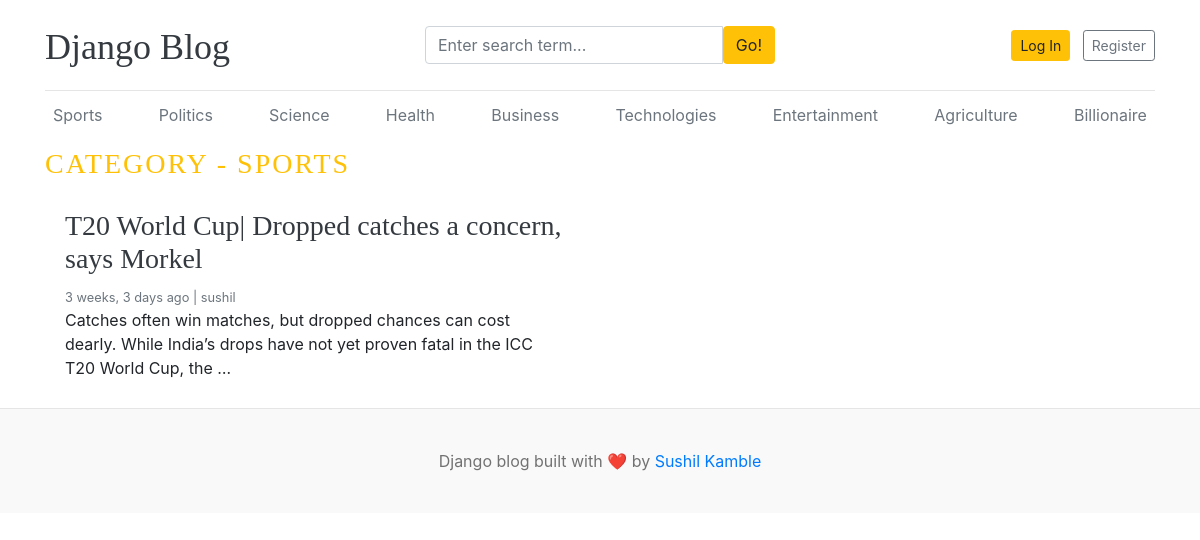
Page /category/1/ on the committed database.
### blogs/models.py (models this page shows, shortened)
class Category(models.Model):
    category_name = models.CharField(max_length=100, unique=True)
    created_at = models.DateTimeField(auto_now_add=True)
    updated_at = models.DateTimeField(auto_now=True)
    class Meta:
        verbose_name_plural = 'categories'
    def __str__(self):
        return self.category_name

class Blog(models.Model):
    title = models.CharField(max_length=100)
    slug = models.SlugField(max_length=150, unique=True, blank=True)
    category = models.ForeignKey(Category, on_delete= models.CASCADE, )
    author = models.ForeignKey(User, on_delete=models.CASCADE)
    featured_image = models.ImageField(upload_to='uploads/%Y/%m/%d')
    short_description = models.TextField(max_length=500)
    blog_body = models.TextField(max_length=2000)
    status = models.CharField(max_length=50, choices=STATUS_CHOICES, default="Draft")
    is_featured = models.BooleanField(default=False)
    created_at = models.DateTimeField(auto_now_add=True)
    updated_at = models.DateTimeField(auto_now=True)

### blogs/views.py (the view)
# urls.py: path('<int:category_id>/' , views.posts_by_category, name='posts_by_category'),
def posts_by_category(request, category_id):
    posts = Blog.objects.filter(status = 'Published', category = category_id)
    category = get_object_or_404(Category, pk = category_id)
    context = {
        'posts' : posts,
        'category' :  category,
    }
    return render(request, 'posts_by_category.html', context)

### blogs/context_processors.py (called while the page is built)
def get_categories(request):
    categories = Category.objects.all()
    return dict(categories=categories)

def get_social_links(request):
    socialLinks = SocialLinks.objects.all()
    return dict(socialLinks = socialLinks)

### templates/posts_by_category.html (shortened to what this page needs)
{% extends 'base.html' %}
{% block content %}
        <h3 class="text-uppercase text-warning" style="letter-spacing:2px">Category - {{ category }}</h3>
        <div class="row mb-2">
            {% if posts %}
            {% for post in posts %}
                <div class="col-md-6">
                    <div class="card border-0">
                        <div class="card-body">
                            <h3 ><a href="{% url 'blogs' post.slug %}" class="text-dark">{{post.title}}</a></h3>
                            <small class="mb-1 text-muted">{{post.created_at | timesince }} ago | {{post.author}}</small>
                            <p class="card-text">{{ post.short_description | truncatewords:25 }}</p>
                        </div>
                    </div>
                </div>
            {% endfor %}
            {% else %}
                <p>No Posts Found</p>
            {% endif %}
        </div>
    </div>
{% endblock %}

### templates/base.html (shortened to what this page needs)
{% load static %}
<!DOCTYPE html>
<html lang="en">
<head>
    <link href="https://getbootstrap.com/docs/4.0/dist/css/bootstrap.min.css" rel="stylesheet">
    <link href="{% static 'css/blog.css' %}" rel="stylesheet">
    <link rel="stylesheet" href="https://cdnjs.cloudflare.com/ajax/libs/
font-awesome/5.15.2/css/all.min.css" />
</head>
<body>
    <div class="container">
        <header class="blog-header py-3">
            <div class="row flex-nowrap justify-content-between align-items-center">
                <div class="col-4 pt-1">
                    <a class="blog-header-logo text-dark" href="/">Django Blog</a>
                </div>
                <div class="col-4">
                    <form action="{% url 'search' %}" method="GET">
                        <div class="input-group">
                            <input class="form-control" type="text" value="{{ keyword }}" name="keyword"
                                placeholder="Enter search term..." aria-label="Enter search term..."
                                aria-describedby="button-search" />
                            <button type="submit" class="btn btn-warning" id="button-search" type="button">Go!</button>
                        </div>
                    </form>
                </div>
                <div class="col-4 d-flex justify-content-end align-items-center">
                    {% if not user.is_authenticated %}
                    <a class="btn btn-sm btn-warning" href="{% url 'login' %}">Log In</a>&nbsp;
                    <a class="btn btn-sm btn-outline-secondary ml-2" href="{% url 'register' %}">Register</a>
                    {% else %}
                    <span><a href="{% url 'dashboard' %}">Dashboard</a></span>
                    &emsp;
                    <span><button class="btn btn-warning"><a href="{% url 'logout' %}">Logout</a></button></span>
                    {% endif %}
                </div>
            </div>
        </header>
        <div class="nav-scroller py-1 mb-2">
            <nav class="nav d-flex justify-content-between">
                {% for cat in categories %}
                <a class="p-2 text-muted" href="{% url 'posts_by_category' cat.id %}">
                    {{ cat.category_name }}
                </a>
                {% endfor %}
            </nav>
        </div>
        {% block content %}
        {% endblock %}
    <footer class="blog-footer">
        <p>Django blog built with ❤️ by <a href="#">Sushil Kamble</a></p>
    </footer>
</body>
</html>

### blog_main/static/css/blog.css (style rules this page uses)
.blog-header { border-bottom: 1px solid #e5e5e5; }
.blog-header-logo { font-family: "Playfair Display", Georgia, "Times New Roman", serif ; font-size: 2.25rem; }
h1, h2, h3, h4, h5, h6 { font-family: "Playfair Display", Georgia, "Times New Roman", serif ; }
.blog-footer { padding: 2.5rem 0; color: #727272; text-align: center; background-color: #f9f9f9; border-top: .05rem solid #e5e5e5; }
.blog-footer p:last-child { margin-bottom: 0; }

### rows in the picture
Category: category_name "Sports", category_name "SPORTS"
Category: category_name "Politics"
Category: category_name "Science"
Category: category_name "Health"
Category: category_name "Business"
Category: category_name "Technologies"
Category: category_name "Entertainment"
Category: category_name "Agriculture"
Category: category_name "Billionaire"
Blog: title "T20 World Cup| Dropped catches a concern, says Morkel", created_at "3 weeks, 3 days", author "sushil", short_description "Catches often win matches, but dropped chances can cost dearly. While India’s drops have not yet proven fatal in the ICC T20 World Cup, the …"
